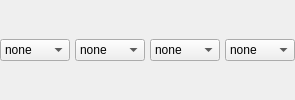
        <widget class="QWidget" name="page_2">
         <layout class="QHBoxLayout" name="horizontalLayout_3">
          <property name="spacing">
           <number>5</number>
          </property>
          <property name="leftMargin">
           <number>0</number>
          </property>
          <property name="topMargin">
           <number>0</number>
          </property>
          <property name="rightMargin">
           <number>0</number>
          </property>
          <property name="bottomMargin">
           <number>0</number>
          </property>
          <item>
           <widget class="QComboBox" name="borderStyleUp">
            <property name="minimumSize">
             <size>
              <width>60</width>
              <height>0</height>
             </size>
            </property>
            <property name="toolTip">
             <string>上</string>
            </property>
            <item>
             <property name="text">
              <string>none</string>
             </property>
            </item>
            <item>
             <property name="text">
              <string>solid</string>
             </property>
            </item>
            <item>
             <property name="text">
              <string>dotted</string>
             </property>
            </item>
            <item>
             <property name="text">
              <string>dashed</string>
             </property>
            </item>
            <item>
             <property name="text">
              <string>double</string>
             </property>
            </item>
            <item>
             <property name="text">
              <string>groove</string>
             </property>
            </item>
            <item>
             <property name="text">
              <string>ridge</string>
             </property>
            </item>
            <item>
             <property name="text">
              <string>inset</string>
             </property>
            </item>
            <item>
             <property name="text">
              <string>outset</string>
             </property>
            </item>
           </widget>
          </item>
          <item>
           <widget class="QComboBox" name="borderStyleDown">
            <property name="minimumSize">
             <size>
              <width>60</width>
              <height>0</height>
             </size>
            </property>
            <property name="toolTip">
             <string>下</string>
            </property>
            <item>
             <property name="text">
              <string>none</string>
             </property>
            </item>
            <item>
             <property name="text">
              <string>solid</string>
             </property>
            </item>
            <item>
             <property name="text">
              <string>dotted</string>
             </property>
            </item>
            <item>
             <property name="text">
              <string>dashed</string>
             </property>
            </item>
            <item>
             <property name="text">
              <string>double</string>
             </property>
            </item>
            <item>
             <property name="text">
              <string>groove</string>
             </property>
            </item>
            <item>
             <property name="text">
              <string>ridge</string>
             </property>
            </item>
            <item>
             <property name="text">
              <string>inset</string>
             </property>
            </item>
            <item>
             <property name="text">
              <string>outset</string>
             </property>
            </item>
           </widget>
          </item>
          <item>
           <widget class="QComboBox" name="borderStyleLeft">
            <property name="minimumSize">
             <size>
              <width>60</width>
              <height>0</height>
             </size>
            </property>
            <property name="toolTip">
             <string>左</string>
            </property>
            <item>
             <property name="text">
              <string>none</string>
             </property>
            </item>
            <item>
             <property name="text">
              <string>solid</string>
             </property>
            </item>
            <item>
             <property name="text">
              <string>dotted</string>
             </property>
            </item>
            <item>
             <property name="text">
              <string>dashed</string>
             </property>
            </item>
            <item>
             <property name="text">
              <string>double</string>
             </property>
            </item>
            <item>
             <property name="text">
              <string>groove</string>
             </property>
            </item>
            <item>
             <property name="text">
              <string>ridge</string>
             </property>
            </item>
            <item>
             <property name="text">
              <string>inset</string>
             </property>
            </item>
            <item>
             <property name="text">
              <string>outset</string>
             </property>
            </item>
           </widget>
          </item>
          <item>
           <widget class="QComboBox" name="borderStyleRight">
            <property name="minimumSize">
             <size>
              <width>60</width>
              <height>0</height>
             </size>
            </property>
            <property name="toolTip">
             <string>右</string>
            </property>
            <item>
             <property name="text">
              <string>none</string>
             </property>
            </item>
            <item>
             <property name="text">
              <string>solid</string>
             </property>
            </item>
            <item>
             <property name="text">
              <string>dotted</string>
             </property>
            </item>
            <item>
             <property name="text">
              <string>dashed</string>
             </property>
            </item>
            <item>
             <property name="text">
              <string>double</string>
             </property>
            </item>
            <item>
             <property name="text">
              <string>groove</string>
             </property>
            </item>
            <item>
             <property name="text">
              <string>ridge</string>
             </property>
            </item>
            <item>
             <property name="text">
              <string>inset</string>
             </property>
            </item>
            <item>
             <property name="text">
              <string>outset</string>
             </property>
            </item>
           </widget>
          </item>
         </layout>
        </widget>
